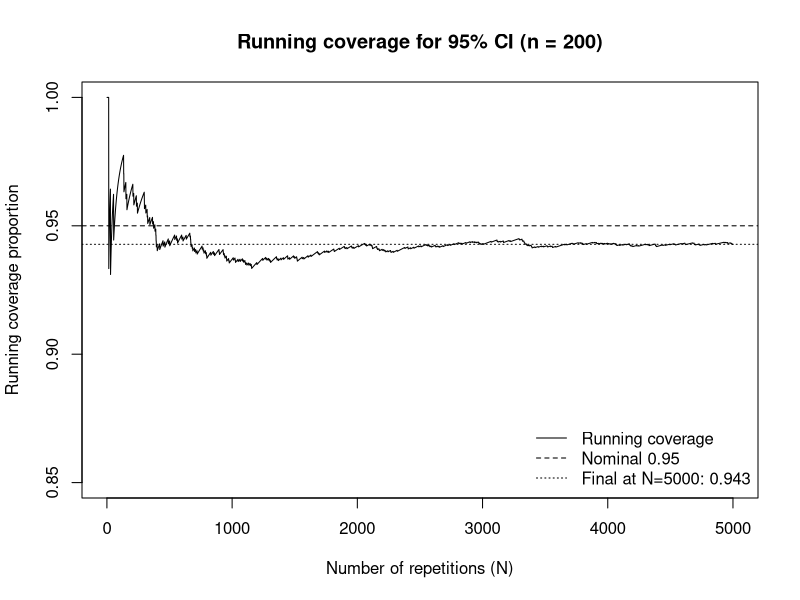

Write the R code that produced this figure.
confidence_interval <- function(n) {
  x <- rexp(n)
  teta_hat <- mean(exp(-x))
  sigma_hat <- sd(exp(-x))
  error <- qnorm(0.975) * sigma_hat / sqrt(n)
  left <- teta_hat - error
  right <- teta_hat + error

  c(left, right)
}

N <- 5000 # nolint: object_name_linter
n <- 200
theta <- 0.5

covered <- logical(N)

for (i in 1:N) {
  ci <- confidence_interval(n)
  covered[i] <- (ci[1] <= theta && theta <= ci[2])
}

running_cov <- cumsum(covered) / seq_len(N)

plot(
  seq_len(N), running_cov,
  type = "l",
  xlab = "Number of repetitions (N)",
  ylab = "Running coverage proportion",
  main = sprintf("Running coverage for 95%% CI (n = %d)", n),
  ylim = c(0.85, 1.00)
)


abline(h = 0.95, lty = 2)
abline(h = mean(covered), lty = 3)

legend(
  "bottomright",
  legend = c(
    "Running coverage",
    "Nominal 0.95",
    sprintf("Final at N=%d: %.3f", N, mean(covered))
  ),
  lty = c(1, 2, 3),
  bty = "n"
)

mean(covered)
